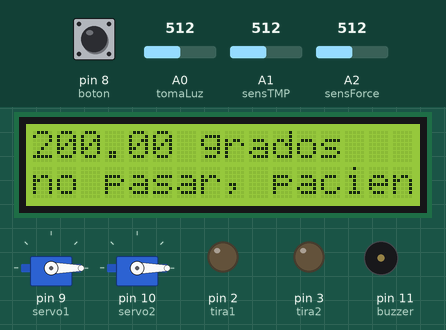
Recording of a sketch running on a simulated Arduino Uno, built with avr-gcc and run on an emulated ATmega328P. Shown: 16×2 character LCD, 2 × servo, output pins drawn as LEDs (lit = HIGH), buzzer (waves = sounding). Inputs (shaded band) come from the test bench; at power-on: A1 (sensTMP) = 512, A0 (tomaLuz) = 512, pin 8 (boton) LOW, A2 (sensForce) = 512. What the sketch prints to the serial monitor is not drawn.

Above: at 1.2 s.
1.3 s: A1 (sensTMP) set to 193
At 3.0 s:
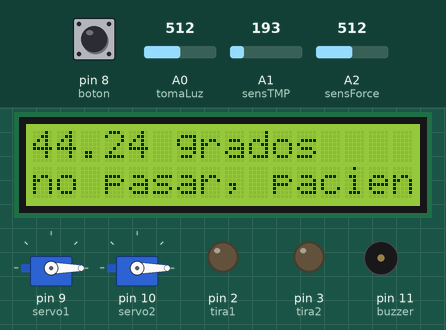
7.3 s: A1 (sensTMP) set to 161
At 8.6 s:
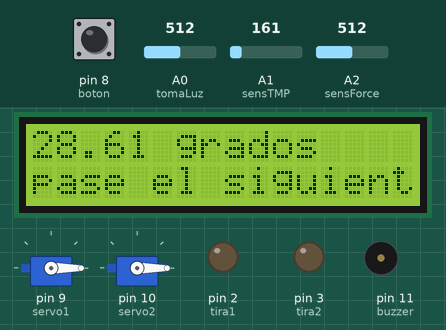
11.8 s: A0 (tomaLuz) set to 487
At 13.5 s:
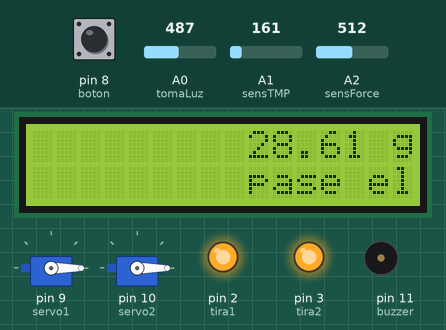
15.6 s: pin 8 (boton) pulled HIGH for 2.35 s
At 17.2 s:
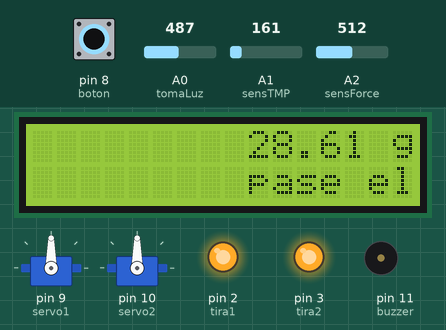
19.6 s: A1 (sensTMP) set to 306
At 20.8 s:
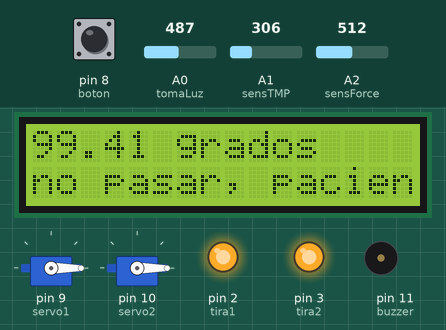
23.8 s: pin 8 (boton) pulled HIGH for 2.35 s
At 25.8 s:
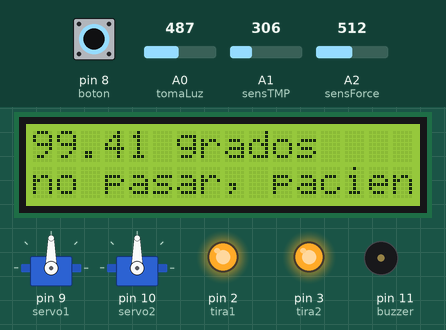
Timing chart, 0 to 28.6 s (numbered marks = the images above; inputs shaded):
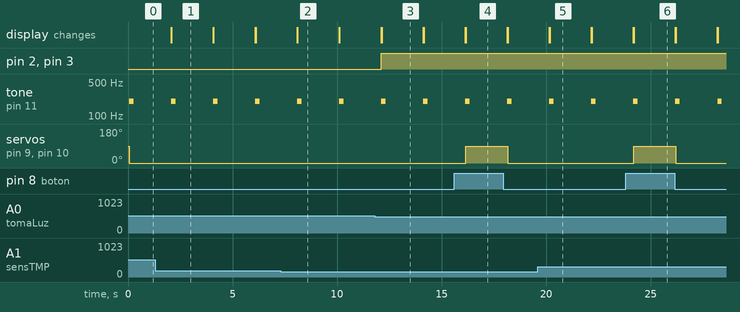

The sketch:

clase_7_script.ino
```cpp
#include <Servo.h>
#include <LiquidCrystal.h>
LiquidCrystal LCD = LiquidCrystal(13, 12, 7, 6, 5, 4);
const int tira1 = 2;
const int tira2 = 3;
const int rojo = 17;
const byte tomaLuz = A0;
const byte sensTMP = A1;
const int boton = 8;
Servo servo1;
Servo servo2;
const byte sensForce = A2;
const int buzzer = 11;
const byte PIR = A4;
float force;
float tmp;
float luz;
void setup()
{
  Serial.begin(9600);
  pinMode(tira1, OUTPUT);
  pinMode(tira2, OUTPUT);
  pinMode(tomaLuz, INPUT);
  pinMode(boton, INPUT);
  pinMode(sensForce, INPUT);
  LCD.begin(16, 2);
  pinMode(sensTMP, INPUT);
  servo1.attach(9);
  servo2.attach(10);
}
//sistema de luces para que el modulo se identifique en la falta de luz
void sysLuces() {
  luz = analogRead(tomaLuz);
  Serial.println(luz);
	if (luz < 500) {
    digitalWrite(tira1, HIGH);
    digitalWrite(tira2, HIGH);

  } else {
    digitalWrite(tira1, LOW);
    digitalWrite(tira2, LOW);
  }
}
//sistema del termometro
void termometro() {
  float tmp = analogRead(sensTMP);
  float vol = 5.0 / 1024 * tmp;
  float grados = vol * 100 - 50;

  LCD.print(grados);
  LCD.print(" grados");
  if (grados <= 37) {
    LCD.setCursor(0, 1);

    LCD.println("pase el siguiente");
    LCD.autoscroll();
  } else if (grados > 37) {
    LCD.setCursor(0, 1);
    LCD.println("no pasar, paciente enfermo");
  }
  delay(2000);
  LCD.clear();

}
//sistema de subida de camillas de la calle al modulo
void subida() {
  int press = digitalRead(boton);
    Serial.println(press);
    if (press == 1) {
      servo1.write(90);
      servo2.write(90);
    } else {
      servo1.write(0);
      servo2.write(0);
    }
}
//sistema de alarma de presion de la puerta
void presion() {
    force = analogRead(sensForce);
    Serial.println(force);

    if (force < 700) {
      	tone(buzzer, 200, 200);
        digitalWrite(rojo, HIGH);
        digitalWrite(rojo, LOW);
      } else {
        digitalWrite(rojo, LOW);
      }

}
//las 4 funciones de este modulo
  void loop() {
    sysLuces();
    subida();
    presion();
    termometro();

  }
```

Measured:
- the behaviour switches between 179 and 178 on A1 (sensTMP) (found by bisection; images 1 and 2)
- the behaviour switches between 500 and 499 on A0 (tomaLuz) (found by bisection; images 2 and 3)
- after the input at 1.3 s, the display: first differs from a run without the input after 0.78 s (image 1)
- after the input at 7.3 s, the display: first differs from a run without the input after 0.81 s (image 2)
- after the input at 11.8 s, pin 2 (tira1), pin 3 (tira2): LOW → HIGH after 0.32 s
- after the input at 15.6 s, servo on pin 9 (servo1), servo on pin 10 (servo2): 0° → 90° after 0.54 s, → 0° 2.0 s later
- after the input at 19.6 s, the display: first differs from a run without the input after 0.56 s (image 5)
- after the input at 23.8 s, servo on pin 9 (servo1), servo on pin 10 (servo2): 0° → 90° after 0.38 s, → 0° 2.0 s later
